Frame 1 (no input): blank canvas, image omitted
Frame 60 (the mouse pressed at the canvas centre just before this capture): blank canvas, image omitted
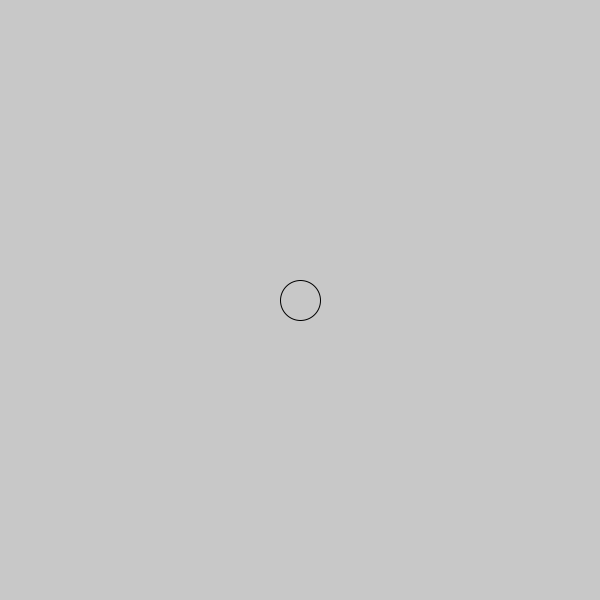
Frame 120 (the mouse held since frame 60 and released just before this capture)

The Processing sketch whose frames 1 and 60 were blank and that drew this single picture after the mouse press (run headless with seeded random() and noise(); from frame 60 on, the mouse is pressed at the canvas centre):

// Processing sketch: Circle_Square
// ── Circle_Square.pde
void setup() {
  size(600, 600);
  noFill();
}

void draw() {
  background(200);
  ellipse(mouseX, mouseY, 40, 40);
}
